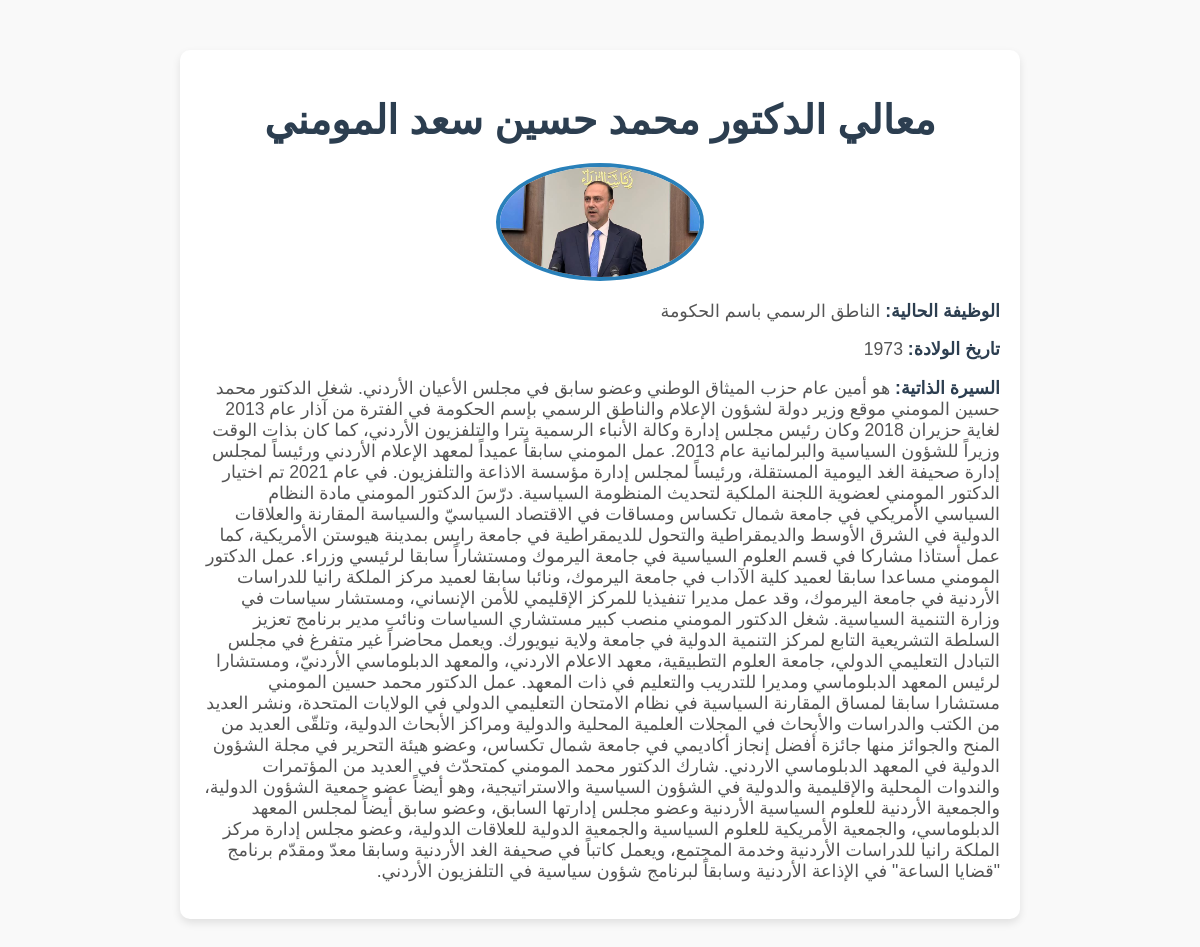
/about_view, run on the app's committed database.
### app/models.py (models this page shows, shortened)
class Profile(models.Model):
    name = models.CharField(max_length=100, verbose_name="الاسم")
    job_title = models.CharField(max_length=100, verbose_name="الوظيفة الحالية")
    birth_year = models.IntegerField(verbose_name="تاريخ الولادة")
    bio = models.TextField(verbose_name="السيرة الذاتية")
    image = models.ImageField(upload_to="profile_images/", verbose_name="الصورة", null=True, blank=True)

### app/views.py (the view)
# urls.py: path('about_view', views.about_view, name='about_view'),
def about_view(request):
    profile = Profile.objects.first()  # احصل على أول ملف تعريف (يمكن تعديل هذا الاستعلام)
    return render(request, 'about.html', {'profile': profile})

### app/templates/about.html (shortened to what this page needs)
<div class="container">
    <h1>{{ profile.name }}</h1>
    {% if profile.image %}
        <img src="{{ profile.image.url }}" alt="صورة معالي الدكتور" class="profile-img">
    {% endif %}
    <p><strong>الوظيفة الحالية:</strong> {{ profile.job_title }}</p>
    <p><strong>تاريخ الولادة:</strong> {{ profile.birth_year }}</p>
    <p><strong>السيرة الذاتية:</strong> {{ profile.bio }}</p>
</div>

### app/templates/about.html (style rules this page uses)
.container { max-width: 800px; margin: 50px auto; padding: 20px; background: #fff; border-radius: 10px; box-shadow: 0 4px 8px rgba(0, 0, 0, 0.1); }
h1 { text-align: center; color: #2c3e50; font-size: 2.5rem; margin-bottom: 20px; }
.profile-img { display: block; margin: 20px auto; max-width: 200px; border-radius: 50%; border: 4px solid #2980b9; }
p { font-size: 1.1rem; color: #555; }
strong { color: #2c3e50; }

### data on the page
Profile: name "معالي الدكتور محمد حسين سعد المومني", image (picture), job_title "الناطق الرسمي باسم الحكومة", birth_year "1973", bio "هو أمين عام حزب الميثاق الوطني وعضو سابق في مجلس الأعيان الأردني. شغل الدكتور محمد حسين المومني موقع وزير دولة لشؤون الإعلام والناطق الرسمي بإسم الحكومة في الفترة من آذار عام 2013 لغاية حزيران 2018 وكان رئيس مجلس إدارة وكالة الأنباء الرسمية بترا والتلفزيون الأردني، كما كان بذات الوقت وزيراً للشؤون السياسية والبرلمانية عام 2013. عمل المومني سابقاً عميداً لمعهد الإعلام الأردني ورئيساً لمجلس إدارة صحيفة الغد اليومية المستقلة، ورئيساً لمجلس إدارة مؤسسة الاذاعة والتلفزيون. في عام 2021 تم اختيار الدكتور المومني لعضوية اللجنة الملكية لتحديث المنظومة السياسية. درّسَ الدكتور المومني مادة النظام السياسي الأمريكي في جامعة شمال تكساس ومساقات في الاقتصاد السياسيّ والسياسة المقارنة والعلاقات الدولية في…"
